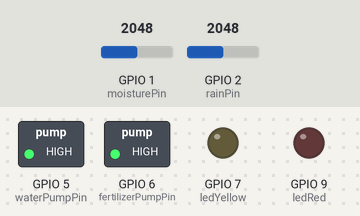
A sketch run on a simulated ESP32-S3. On the bench: switched loads named in the sketch (green lamp = pin HIGH), output pins drawn as LEDs (lit = HIGH). The test bench sets the inputs (shaded band); at power-on: GPIO 1 (moisturePin) = 2048, GPIO 2 (rainPin) = 2048. WiFi joins after 1.5 s; servers stay silent unless stated; random numbers use the default seed unless the sketch sets one; the Firebase database answers and starts empty; pins used as bus, display or sensor lines are not drawn; what the sketch prints to the serial monitor is not drawn.

Above: at 0.1 s.
At 1.7 s:
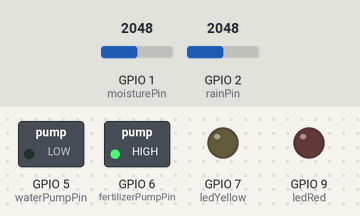
Timing chart, 0 to 3.2 s (numbered marks = the images above):
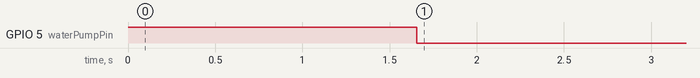

Measured:
- by itself, GPIO 5 (waterPumpPin): HIGH → LOW at 1.7 s

The sketch:

GardenSystem.ino
```cpp
#include <WiFi.h>
#include <Firebase_ESP_Client.h>
#include "DHT.h"

// --- WIFI & FIREBASE CONFIG ---
#define WIFI_SSID "Nak ke tu?"
#define WIFI_PASSWORD "bn2pa2at93q3qie"
#define API_KEY "AIzaSyC69c50BFvNrD5MmAwYJKNO9VaZ_hhRJso"
#define DATABASE_URL "https://smartgarden-22f5f-default-rtdb.firebaseio.com"

// --- PIN DEFINITIONS ---
const int moisturePin = A0;
const int rainPin = A1;
const int waterPumpPin = A4;
const int fertilizerPumpPin = A5;
const int ledRed = 9;
const int ledYellow = 7;
const int ledGreen = 5;

#define DHTPIN 6
#define DHTTYPE DHT11

// --- CALIBRATION ---
const int dryValue = 800;
const int wetValue = 100;

DHT dht(DHTPIN, DHTTYPE);
FirebaseData fbdo;
FirebaseAuth auth;
FirebaseConfig config;

// --- STATE VARIABLES ---
bool isWatering = false;
unsigned long pumpStartTime = 0;
const int minRunTime = 10000;
const int fertilizerDoseTime = 4000;
unsigned long lastFertilizerTime = 0;
const unsigned long fertilizerInterval = 86400000;
int updateCount = 0;

// Timer for Non-Blocking Data Logging
unsigned long lastUpdate = 0;
const long updateInterval = 10000; // 10 seconds

void setup() {
  Serial.begin(115200);

  pinMode(waterPumpPin, OUTPUT);
  pinMode(fertilizerPumpPin, OUTPUT);
  pinMode(ledRed, OUTPUT);
  pinMode(ledYellow, OUTPUT);
  pinMode(ledGreen, OUTPUT);

  // Initialize Relays to OFF (HIGH for Active-Low relays)
  digitalWrite(waterPumpPin, HIGH);
  digitalWrite(fertilizerPumpPin, HIGH);

  WiFi.begin(WIFI_SSID, WIFI_PASSWORD);
  Serial.print("Connecting to Wi-Fi");
  while (WiFi.status() != WL_CONNECTED) {
    delay(500); Serial.print(".");
  }
  Serial.println("\n[CONNECTED]");

  config.api_key = API_KEY;
  config.database_url = DATABASE_URL;

  if (Firebase.signUp(&config, &auth, "", "")) {
    Serial.println("Firebase Sign-Up Success!");
  } else {
    Serial.printf("Sign-Up Failed: %s\n", config.signer.signupError.message.c_str());
  }

  Firebase.begin(&config, &auth);
  Firebase.reconnectWiFi(true);

  dht.begin();
  Serial.println("--- SYSTEM ACTIVE: MONITORING STARTED ---");
}

void loop() {
  // --- 1. SENSOR READINGS ---
  int soilRaw = analogRead(moisturePin);
  int soilPercent;

  // NEW SOIL LIMIT: 500 is Dry (0%), 0 is Wet (100%)
  if (soilRaw >= 500) {
    soilPercent = 0; // Anything 500 or above is completely dry
  } else {
    // Map from 500 down to 0 for the 0-100% range
    soilPercent = constrain(map(soilRaw, 500, 0, 0, 100), 0, 100);
  }

  // RAIN SENSOR (Stays at your 0-1000 logic)
  int rainRaw = analogRead(rainPin);
  int rainPercent = (rainRaw >= 1000) ? 0 : constrain(map(rainRaw, 1000, 0, 0, 100), 0, 100);

  // HARD-CODED "STABLE" DATA with minor jitter (30-38°C | 40-60% Hum)
  float t = 30.0 + (random(0, 80) / 10.0);
  float h = 40.0 + random(0, 20);

  // --- 2. REMOTE CONTROL MODE CHECK ---
  String mode = "AUTO";
  if (Firebase.RTDB.getString(&fbdo, "/garden/controls/mode")) {
    mode = fbdo.stringData();
  }

  // --- 3. WATERING & PUMP LOGIC ---
  if (mode == "MANUAL") {
    if (Firebase.RTDB.getBool(&fbdo, "/garden/controls/pump_water")) {
      isWatering = fbdo.boolData();
      // RELAY SYNC: true = LOW (ON), false = HIGH (OFF)
      digitalWrite(waterPumpPin, isWatering ? HIGH : LOW);
    }
    if (Firebase.RTDB.getBool(&fbdo, "/garden/controls/pump_fert")) {
      bool webFert = fbdo.boolData();
      digitalWrite(fertilizerPumpPin, webFert ? HIGH : LOW);
    }
  }
  else {
    // AUTOMATIC LOGIC (Uses the fixed 0% rain value)
    if (soilPercent <= 30 && !isWatering && rainPercent < 25) {
      isWatering = true;
      pumpStartTime = millis();
      digitalWrite(waterPumpPin, LOW);

      if (millis() - lastFertilizerTime > fertilizerInterval || lastFertilizerTime == 0) {
        digitalWrite(fertilizerPumpPin, LOW);
        lastFertilizerTime = millis();
      }
    }

    // Stop fertilizer after dose time (Non-blocking)
    if (isWatering && lastFertilizerTime > 0 && (millis() - lastFertilizerTime >= fertilizerDoseTime)) {
        digitalWrite(fertilizerPumpPin, HIGH);
    }

    if ((soilPercent >= 70 || rainPercent > 50) && isWatering) {
      if (millis() - pumpStartTime > minRunTime) {
        isWatering = false;
        digitalWrite(waterPumpPin, HIGH);
      }
    }
    if (!isWatering) digitalWrite(waterPumpPin, HIGH);
  }

  // --- 4. DATA LOGGING (Every 10 Seconds) ---
  if (millis() - lastUpdate >= updateInterval) {
    lastUpdate = millis();
    updateCount++; // Increment count for printStatus
    if (Firebase.ready()) {
      Firebase.RTDB.setInt(&fbdo, "/garden/sensors/moisture", soilPercent);
      Firebase.RTDB.setInt(&fbdo, "/garden/sensors/rain", rainPercent);
      Firebase.RTDB.setFloat(&fbdo, "/garden/sensors/temperature", t);
      Firebase.RTDB.setFloat(&fbdo, "/garden/sensors/humidity", h);

      FirebaseJson log;
      log.add("hum", h);
      log.add("soil", soilPercent);
      log.add("rain", rainPercent);
      log.add("temp", t);
      log.set(".sv", "timestamp");
      Firebase.RTDB.pushJSON(&fbdo, "/garden/history", &log);
    }
    printStatus(soilPercent, rainPercent, t, h, mode);
  }
}

// --- HELPER FUNCTIONS ---

void updateLEDs(int r, int y, int g) {
  digitalWrite(ledRed, r); digitalWrite(ledYellow, y); digitalWrite(ledGreen, g);
}

void printStatus(int s, int r, float t, float h, String mode) {
  Serial.println("\n--- SMART GARDEN STATUS ---");
  Serial.print("Update: #"); Serial.println(updateCount);
  Serial.print("Mode:   "); Serial.println(mode);
  Serial.print("Moisture:   "); Serial.print(s); Serial.println("%");
  Serial.print("Rain:   "); Serial.print(r); Serial.println("%");
  Serial.print("Temperature:   "); Serial.print(t); Serial.println("°C");
  Serial.print("Humidity:    "); Serial.print(h); Serial.println("%");
  Serial.print("Pump:   "); Serial.println(isWatering ? "[ON] - WATERING" : "[OFF] - IDLE");
  Serial.println("---------------------------");
}
```
